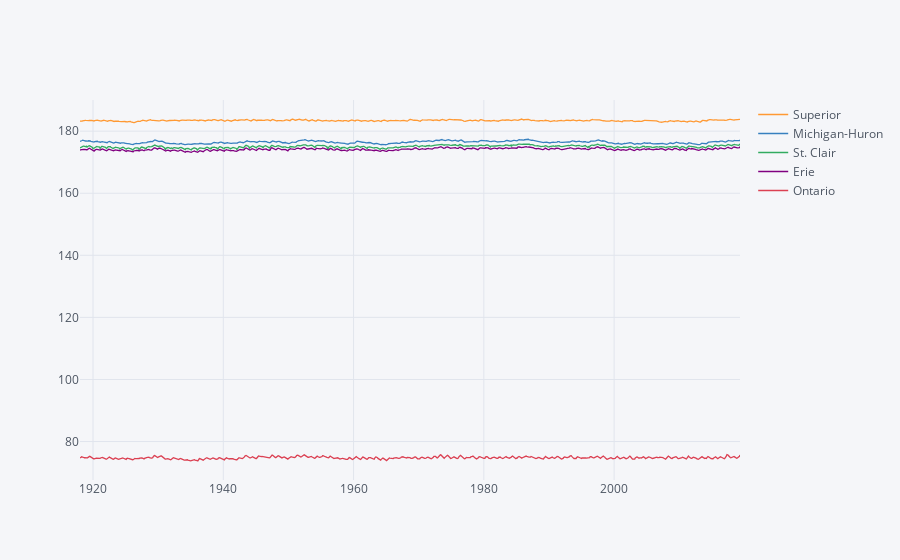

Write notebook code for a chart like this one.
### Code cell
data.iplot()

### Figure 1 — Plotly figure (JSON) as saved in the notebook; plotly's stock layout.template omitted (floating-point values rounded to 4 significant figures; data arrays with more than 128 entries replaced by an {"elided": "..."} marker saying what was removed)
{"data": [{"line": {"color": "rgba(255, 153, 51, 1.0)", "dash": "solid", "shape": "linear", "width": 1.3}, "mode": "lines", "name": "Superior", "text": "", "type": "scatter", "uid": "4415e8af-cd0a-4c08-a010-1a3dbef230c7", "x": {"elided": "1217 str values"}, "y": {"elided": "1217 float values"}}, {"line": {"color": "rgba(55, 128, 191, 1.0)", "dash": "solid", "shape": "linear", "width": 1.3}, "mode": "lines", "name": "Michigan-Huron", "text": "", "type": "scatter", "uid": "0941c670-4cd3-422c-b37e-ba6974f2af78", "x": {"elided": "1217 str values"}, "y": {"elided": "1217 float values"}}, {"line": {"color": "rgba(50, 171, 96, 1.0)", "dash": "solid", "shape": "linear", "width": 1.3}, "mode": "lines", "name": "St. Clair", "text": "", "type": "scatter", "uid": "f49df662-beb9-4f95-b98b-5b038cd229b5", "x": {"elided": "1217 str values"}, "y": {"elided": "1217 float values"}}, {"line": {"color": "rgba(128, 0, 128, 1.0)", "dash": "solid", "shape": "linear", "width": 1.3}, "mode": "lines", "name": "Erie", "text": "", "type": "scatter", "uid": "17731c12-2934-4425-aedf-19373dd51375", "x": {"elided": "1217 str values"}, "y": {"elided": "1217 float values"}}, {"line": {"color": "rgba(219, 64, 82, 1.0)", "dash": "solid", "shape": "linear", "width": 1.3}, "mode": "lines", "name": "Ontario", "text": "", "type": "scatter", "uid": "8606e7a1-ccc4-4263-998a-a11a4d2a3a6a", "x": {"elided": "1217 str values"}, "y": {"elided": "1217 float values"}}], "layout": {"autosize": true, "legend": {"bgcolor": "#F5F6F9", "font": {"color": "#4D5663"}}, "paper_bgcolor": "#F5F6F9", "plot_bgcolor": "#F5F6F9", "title": {"font": {"color": "#4D5663"}}, "xaxis": {"autorange": true, "gridcolor": "#E1E5ED", "range": ["1918-01-01", "2019-05-01"], "showgrid": true, "tickfont": {"color": "#4D5663"}, "title": {"font": {"color": "#4D5663"}, "text": ""}, "type": "date", "zerolinecolor": "#E1E5ED"}, "yaxis": {"autorange": true, "gridcolor": "#E1E5ED", "range": [67.62, 190.0], "showgrid": true, "tickfont": {"color": "#4D5663"}, "title": {"font": {"color": "#4D5663"}, "text": ""}, "type": "linear", "zerolinecolor": "#E1E5ED"}}}
